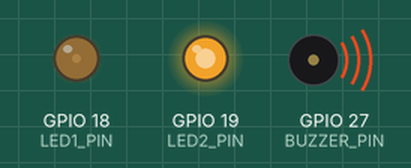
Bench run of a program on a simulated ESP32. On the bench: output pins drawn as LEDs (lit = HIGH), buzzer (waves = sounding).

Above: at 0.15 s.
At 2.59 s:
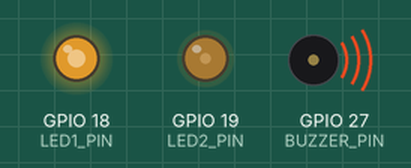
At 6.89 s:
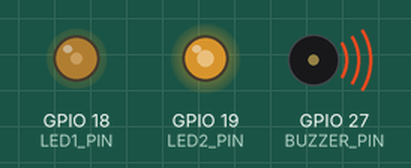
At 13.03 s:
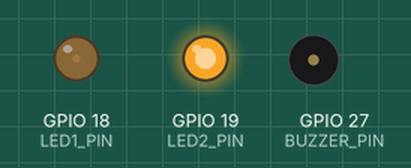
At 24.13 s:
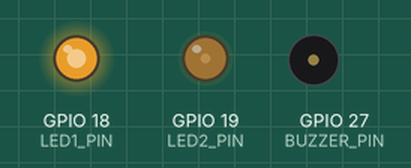
At 35.22 s:
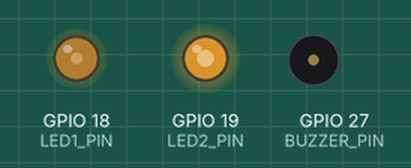
Timing chart, 0 to 40.0 s (numbered marks = the images above):
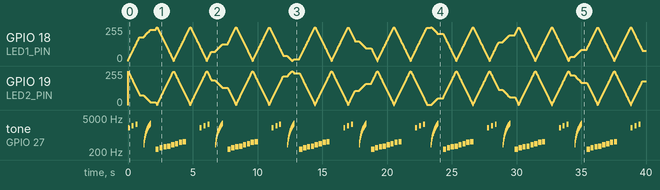

The program:

main.cpp
```cpp
#include <Arduino.h>
/*
Name: Sarwat Fatima
Reg no.: 23-NTU-CS-1092
Class: BSCS-5-A
*/
// Pins
#define BUZZER_PIN 27
#define LED1_PIN   18
#define LED2_PIN   19

// LEDC channels
#define CH_BUZZER  0   // buzzer channel
#define CH_LED1    1   // LED on pin 18
#define CH_LED2    2   // LED on pin 19

// Buzzer settings
#define BUZZER_BASE_FREQ 2000    // default base freq for ledcSetup on buzzer channel
#define BUZZER_RES       10      // resolution for buzzer channel (10-bit)

// LED settings
#define LED_FREQ  5000           // PWM frequency for LEDs
#define LED_RES   8              // 8-bit resolution for LEDs (0-255)

// LED fade step
const uint8_t LED_STEP = 2;      // brightness step per update (2 gives smoothish fade)

// Globals for LED states
int led1_brightness = 0;
int led2_brightness = 255;
int led1_dir = 1; // 1 = up, -1 = down
int led2_dir = -1;

void updateLEDsStep() {
  // update LED1
  if (led1_dir == 1) {
    led1_brightness += LED_STEP;
    if (led1_brightness >= 255) { led1_brightness = 255; led1_dir = -1; }
  } else {
    led1_brightness -= LED_STEP;
    if (led1_brightness <= 0) { led1_brightness = 0; led1_dir = 1; }
  }
  ledcWrite(CH_LED1, led1_brightness);

  // update LED2
  if (led2_dir == 1) {
    led2_brightness += LED_STEP;
    if (led2_brightness >= 255) { led2_brightness = 255; led2_dir = -1; }
  } else {
    led2_brightness -= LED_STEP;
    if (led2_brightness <= 0) { led2_brightness = 0; led2_dir = 1; }
  }
  ledcWrite(CH_LED2, led2_brightness);
}

void setup() {
  // Setup buzzer channel (use a base freq; ledcWriteTone will override)
  ledcSetup(CH_BUZZER, BUZZER_BASE_FREQ, BUZZER_RES);
  ledcAttachPin(BUZZER_PIN, CH_BUZZER);

  // Setup LED channels
  ledcSetup(CH_LED1, LED_FREQ, LED_RES);
  ledcAttachPin(LED1_PIN, CH_LED1);

  ledcSetup(CH_LED2, LED_FREQ, LED_RES);
  ledcAttachPin(LED2_PIN, CH_LED2);

  // initialize LEDs
  ledcWrite(CH_LED1, led1_brightness);
  ledcWrite(CH_LED2, led2_brightness);
}

void loop() {
  // --- 1. Simple beep pattern (3 beeps) ---
  for (int i = 0; i < 3; i++) {
    // start tone (uses ledcWriteTone, which sets PWM freq on that channel)
    ledcWriteTone(CH_BUZZER, 2000 + i * 400);
    // while tone plays, update LEDs several times to give concurrent fade effect
    for (int t = 0; t < 15; t++) { // ~15 * 10ms = 150ms
      updateLEDsStep();
      delay(10);
    }

    // stop tone
    ledcWrite(CH_BUZZER, 0);
    // short pause while still updating LEDs
    for (int t = 0; t < 15; t++) {
      updateLEDsStep();
      delay(10);
    }
  }

  delay(300); // small pause between sections

  // --- 2. Frequency sweep (400Hz → 3000Hz) ---
  for (int f = 400; f <= 3000; f += 100) {
    ledcWriteTone(CH_BUZZER, f);
    // update LEDs a bit while sweeping
    updateLEDsStep();
    delay(20);
  }
  // stop buzzer
  ledcWrite(CH_BUZZER, 0);

  delay(400);

  // --- 3. Short melody ---
  int melody[] = {262, 294, 330, 349, 392, 440, 494, 523};
  const int notes = sizeof(melody) / sizeof(melody[0]);
  for (int i = 0; i < notes; i++) {
    ledcWriteTone(CH_BUZZER, melody[i]);
    // while each note plays for 250ms, update LEDs in small steps
    for (int t = 0; t < 25; t++) { // 25 * 10ms = 250ms
      updateLEDsStep();
      delay(10);
    }
    // short silence between notes
    ledcWrite(CH_BUZZER, 0);
    for (int t = 0; t < 5; t++) {
      updateLEDsStep();
      delay(10);
    }
  }

  // stop buzzer to be safe
  ledcWrite(CH_BUZZER, 0);

  // pause before repeating the whole sequence
  for (int t = 0; t < 100; t++) { // ~1 second pause (100 * 10ms)
    updateLEDsStep();
    delay(10);
  }
}
```

Measured:
- by itself, tone on GPIO 27 (BUZZER_PIN): plays 2000 Hz for 0.15 s, 2400 Hz for 0.15 s, 2800 Hz for 0.15 s, 400 Hz for 0.02 s, 500 Hz for 0.02 s, 600 Hz for 0.02 s … (269 notes in this stretch)
